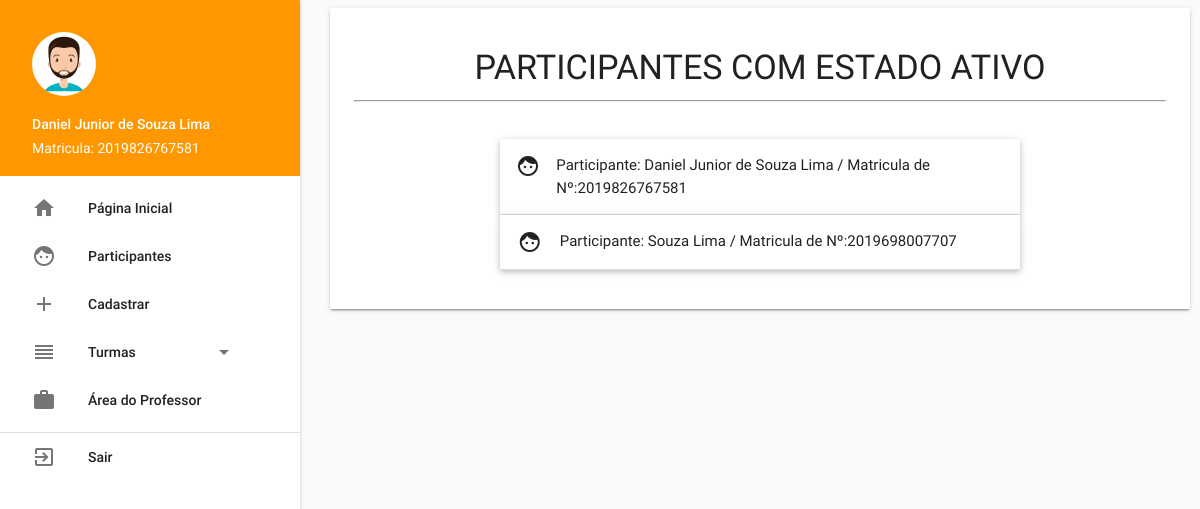
Page /adm/estados/ativo (signed in) on the earlier database version.
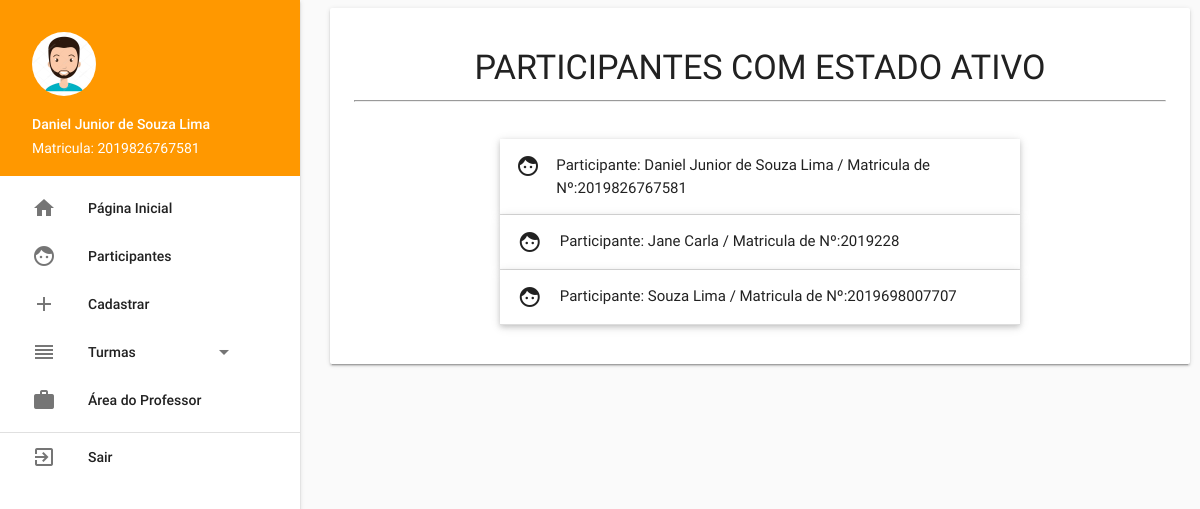
Same page on the later database version.
### tables this page shows
CREATE TABLE `participantes` (
  `id` int(11) NOT NULL,
  `nome_completo` varchar(120) DEFAULT NULL,
  `data_nascimento` varchar(10) DEFAULT NULL,
  `estado_participante` varchar(15) DEFAULT NULL,
  `rg` varchar(12) DEFAULT NULL,
  `cpf` varchar(11) DEFAULT NULL,
  `matricula` varchar(20) DEFAULT NULL,
  `celular` varchar(12) DEFAULT NULL,
  `telefone` varchar(12) DEFAULT NULL,
  `email` varchar(120) DEFAULT NULL,
  `sexo` varchar(15) DEFAULT NULL,
  `turma` varchar(25) DEFAULT NULL,
  `acesso` varchar(10) DEFAULT 'user',
  `senha` varchar(70) DEFAULT NULL,
  `tipo` varchar(12) DEFAULT NULL,
  `numeracao_tipo` varchar(12) DEFAULT NULL
);

### App/Controller/admController.php (called while the page is built, shortened)
<?php
class admController extends controller
{
    public function estados($estado)
    {
        $adm = new adm();
        if ($estado == 'ativo') {
            $dados['estado'] = 'ATIVO';
        } else if ($estado == 'pre_inscricao') {
            $dados['estado'] = 'PRE-INSCRITO';
        } else if ($estado == 'concludente') {
            $dados['estado'] = 'CONCLUDENTE';
        } else if ($estado == 'nao_concludente') {
            $dados['estado'] = 'NÃO CONCLUDENTE';
        } else if ($estado == 'inativo') {
            $dados['estado'] = 'INATIVO';
        }
        if (!empty($estado)) {
            $dados['dados'] = $adm->estado($estado);
        }
        $this->template('adm', 'participantes-ativos', $dados);
    }
}

### Core/core.php (called while the page is built, shortened)
<?php
    class Core{
        public function run(){
            $url = explode('index.php', $_SERVER['PHP_SELF']);
            $url = end($url);
            $params = array();
            if(!empty($url))
            {
                $url = explode('/', $url);
                array_shift($url);
                array_shift($url);
                if (isset($url[0]))
                {
                    $currentAction = $url[0];
                    array_shift($url);
                } else {
                    $currentAction = 'index';
                }
                if(count($url) > 0){
                    $params = $url;
                }
            } else {
                $currentAction = 'index';
                $currentController = 'homeController';
                $params = array();
            }
            require_once 'App/Controller/controller.php';
            $c = new $currentController();
            call_user_func_array(array($c, $currentAction), $params);
        }
    }

### index.php (called while the page is built, shortened)
<?php
    require_once('Core/core.php');
$core = new Core();
$core->run();

### App/Model/model.php (called while the page is built, shortened)
<?php
class model
{
    public function __construct()
    {
        try {
            $this->pdo = new PDO('mysql:host=localhost;port=3306;dbname=inclusaodigital', 'root', '');
        } catch (PDOException $e) {
            echo 'Falhou a conexão com banco de dados (Error: ' . $e->getMessage() . ')';
        }
    }
}

### App/Model/adm.php (called while the page is built, shortened)
<?php
class adm extends model
{
    public function estado($estadoParticipante)
    {
        $sql = "SELECT * FROM participantes WHERE estado_participante = '$estadoParticipante' ORDER BY nome_completo ASC";
        $sql = $this->pdo->query($sql);
        if ($sql->rowCount() > 0) {
            return $sql->fetchAll();
        } else {
            return false;
        }
    }
}

### App/View/adm/participantes-ativos.php (the view, shortened to what this page needs)
<h4 class="center-align">PARTICIPANTES COM ESTADO <?php echo $estado;?></h4>
<hr>
<br>
<div class="container">
    <ul class="collapsible popout" data-collapsible="accordion">
        <?php
            foreach ($dados as $participantes) {
                echo '<li>';
                    echo '<div class="collapsible-header "><i class="material-icons">face</i>Participante: '.$participantes['nome_completo'].' /  Matricula de Nº:'.$participantes['matricula'].'</div>';
                echo '</li>';
            }
        ?>
    </ul>
</div>

### App/View/template.php (shortened to what this page needs)
<!DOCTYPE html>
<html lang="pt-br">
<head>
    <link type="text/css" rel="stylesheet" href="../../src/css/materialize.css" media="screen,projection"/>
    <link rel="stylesheet" type="text/css" href="../../src/css/style.css"/>
</head>
<body class="grey lighten-5">
    <ul id="slide-out" class="side-nav fixed ">
        <li>
        <div class="user-view">
            <div class="background orange">
            </div>
            <?php
                if($_SESSION['sexo'] == 'masculino') {
                    echo '<a href="#!user"><img class="circle" src="../../src/img/perfil-boy.jpg"></a>';
                } else if($_SESSION['sexo'] == 'feminina') {
                    echo '<a href="#!user"><img class="circle" src="../../src/img/perfil-girl.jpg"></a>';
                }
            ?>
            <a href="#!name"><span class="white-text name"><?php echo $_SESSION['nome_completo'];?></span></a>
            <a href="#!email"><span class="white-text email">Matricula: <?php echo $_SESSION['matricula'];?></span></a>
        </div>
        </li>
            <li>
                <a href="/home"> <i class="material-icons left">home</i> Página Inicial</a>
            </li>
        <?php
            if ($_SESSION['acesso'] == 'adm') {
                echo '<li><a href="/adm" class="waves-effect"><i class="material-icons">face</i>Participantes</a></li>';
                echo '<li><a href="/adm/cadastrar" class="waves-effect"><i class="material-icons">add</i>Cadastrar</a></li>';
                echo '<li><a class="dropdown-button" href="#" data-activates="turma"><i class="material-icons left">reorder</i><i class="material-icons right">arrow_drop_down</i>Turmas</a></li>';
                echo '<li><a href="/professor" class="hide-on-small-only"><i class="material-icons">work</i>Área do Professor</a></li>';
                echo '<li><div class="divider"></div></li>';
                echo '<li><a href="/usuarios/sair" class="waves-effect"><i class="material-icons">exit_to_app</i>Sair</a></li>';
            }
        ?>
    </ul>
    <div class="card-panel">
        <?php  $this->LoadViewTemplate($viewPaste, $viewName, $viewData);?>
    </div>
</body>
</html>

### App/Controller/controller.php (shortened to what this page needs)
<?php
class controller
{
    public function template($viewPaste, $viewName, $viewData = array())
    {
        include 'App/View/template.php';
    }
    public function LoadViewTemplate($viewPaste, $viewName, $viewData = array())
    {
        extract($viewData);
        if ($viewPaste == '') {
            include 'App/View/' . $viewName . '.php';
        } else {
            include 'App/View/'.$viewPaste.'/'. $viewName . '.php';
        }
    }
}

### src/css/style.css (style rules this page uses)
body, main, footer { padding-left: 330px; padding-right: 10px; }

Differences in the rows shown:
added participantes: nome_completo "Jane Carla", matricula "2019228"
